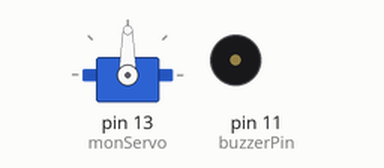
This sketch was run on a simulated Arduino Uno, built with avr-gcc and run on an emulated ATmega328P. Parts: servo, buzzer (waves = sounding).

Above: at 15.1 s.
At 17.8 s:
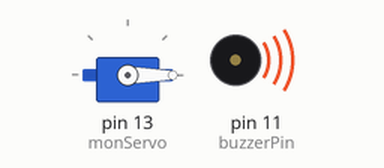
At 20.4 s:
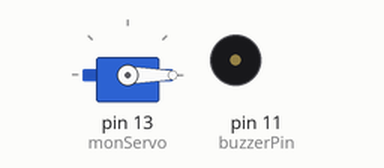
Timing chart, 0 to 21.9 s (numbered marks = the images above):
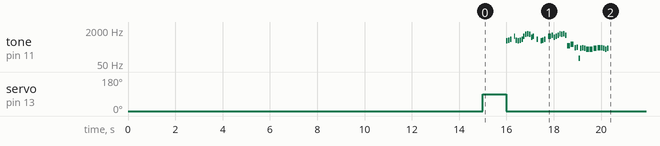

The sketch:

musique_buzzer__moteur.ino
```cpp
#include "pitches.h"
#include <Servo.h>

// Définition de la broche du buzzer passif
const int buzzerPin = 11;

// Création de l'objet Servo
Servo monServo;

// Mélodie du Nyan Cat (suite des notes)
int melody[] = {
  NOTE_DS5, NOTE_E5, NOTE_FS5, 0, NOTE_B5, NOTE_E5, NOTE_DS5, NOTE_E5, NOTE_FS5, NOTE_B5, NOTE_DS6, NOTE_E6, NOTE_DS6, NOTE_AS5, NOTE_B5, 0,
  NOTE_FS5, 0, NOTE_DS5, NOTE_E5, NOTE_FS5, 0, NOTE_B5, NOTE_CS6, NOTE_AS5, NOTE_B5, NOTE_CS6, NOTE_E6, NOTE_DS6, NOTE_E6, NOTE_CS6,
  NOTE_FS4, NOTE_GS4, NOTE_D4, NOTE_DS4, NOTE_FS2, NOTE_CS4, NOTE_D4, NOTE_CS4, NOTE_B3, NOTE_B3, NOTE_CS4,
  NOTE_D4, NOTE_D4, NOTE_CS4, NOTE_B3, NOTE_CS4
};

// Durée des notes correspondantes (chaque note est de la même durée)
int noteDurations[] = {
  16,16,16,16,16,16,16,16,16,16,16,16,16,16,16,16,
  16,16,16,16,16,16,8,16,16,16,16,16,16,16,16,
  8,8,16,16,16,16,16,16,8,8,8,
  8,16,16,16,16,16,16,16,16,16,16,16,16,16,16,
  8,8,16,16,16,16,16,16,16,16,16,16,16,16
};

void setup() {
  // Initialisation de la broche du buzzer
  pinMode(buzzerPin, OUTPUT);

  // Initialisation du servomoteur
  monServo.attach(13);
  monServo.write(0);  // Position initiale du servomoteur à 0°

  // Attente de 15 secondes avant de commencer
  delay(15000);

  // fait tourner le moteur et Lance la mélodie
  turnServo();
  playMelody();
}

void loop() {
  // Ne fait rien, exécution unique dans le `setup()`
}

// Fonction pour jouer la mélodie Nyan Cat
void playMelody() {
  for (int thisNote = 0; thisNote < sizeof(melody) / sizeof(melody[0]); thisNote++) {
    int noteDuration = 1000 / noteDurations[thisNote];
    tone(buzzerPin, melody[thisNote], noteDuration);

    // Pause entre les notes
    int pauseBetweenNotes = noteDuration * 1.30;
    delay(pauseBetweenNotes);

    noTone(buzzerPin);  // Stoppe le son
  }
  digitalWrite(buzzerPin, LOW);  // Éteindre le buzzer après la mélodie
}

// Fonction pour faire tourner le servomoteur
void turnServo() {
  monServo.write(90);  // Faire tourner le servo à 90°
  delay(1000);         // Attendre 1 seconde pour que le mouvement soit complet
  monServo.write(0);   // Remettre le servo à 0°
}
```
